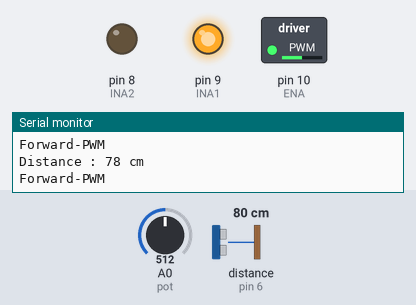
Recording of a sketch running on a simulated Arduino Uno, built with avr-gcc and run on an emulated ATmega328P. Parts: switched loads named in the sketch (green lamp = pin HIGH), output pins drawn as LEDs (lit = HIGH), the last lines printed to the serial monitor. Wiring (inferred from the names in the program): ultrasonic range finder: trigger pin 7; echo pin 6. The test bench sets the inputs (shaded band); at power-on: A0 (pot) = 512, distance to the obstacle (sensor on pin 6) 80 cm. The echo pulse lasts 58.3 µs per cm; pins used as bus, display or sensor lines are not drawn.

Above: at 5.2 s.
5.3 s: A0 (pot) set to 716
At 6.3 s:
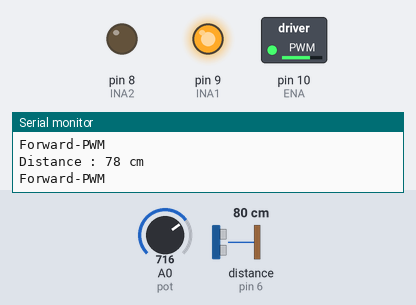
7.0 s: A0 (pot) set to 900
At 8.1 s:
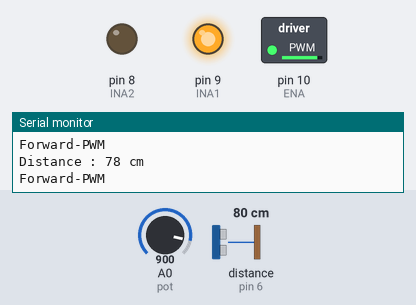
8.5 s: A0 (pot) set to 0
At 9.7 s:
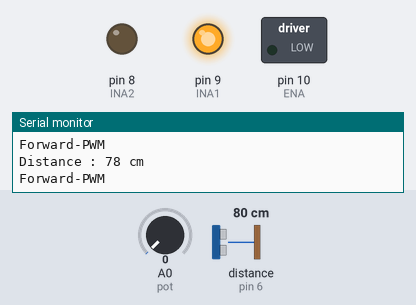
10.0 s: distance to the obstacle (sensor on pin 6) set to 13 cm
11.5 s: distance to the obstacle (sensor on pin 6) set to 9 cm
At 12.8 s:
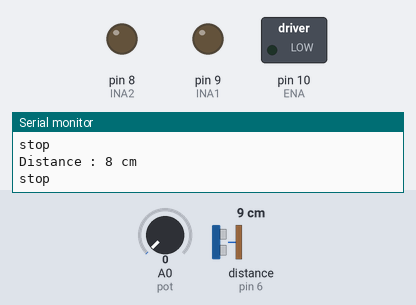
14.5 s: distance to the obstacle (sensor on pin 6) set to 18 cm
At 15.3 s:
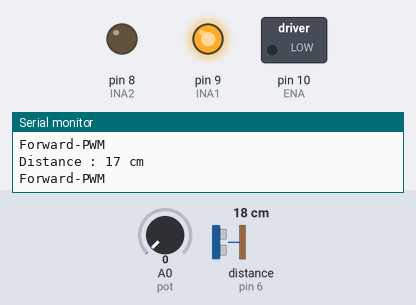
Timing chart, 0 to 17.0 s (numbered marks = the images above; inputs shaded):
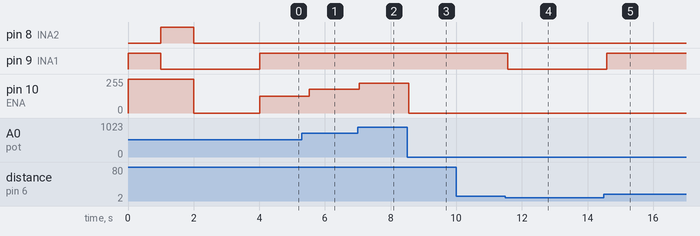

Measured:
- the behaviour switches between 12 and 11 cm on distance to the obstacle (sensor on pin 6) (found by bisection; images 3 and 4)
- after the input at 5.3 s, pin 10 (ENA): 127/255 → 178/255 after 0.22 s
- after the input at 7.0 s, pin 10 (ENA): 178/255 → 224/255 at once
- after the input at 8.5 s, pin 10 (ENA): 224/255 → 0/255 after 0.06 s
- after the input at 11.5 s, pin 9 (INA1): HIGH → LOW after 0.08 s
- after the input at 14.5 s, pin 9 (INA1): LOW → HIGH after 0.08 s

The sketch:

dc_ultasonic_potentiometer.ino
```cpp
#define TRIG 7 //TRIG 핀 설정 (초음파 보내는 핀)
#define ECHO 6 //ECHO 핀 설정 (초음파 받는 핀)

int ENA = 10;
int INA1 = 9;
int INA2 = 8;
int pot = A0;

void setup()
{
  pinMode(TRIG, OUTPUT);
  pinMode(ECHO, INPUT);
  Serial.begin(9600);
  pinMode(ENA, OUTPUT);
  pinMode(INA1, OUTPUT);
  pinMode(INA2, OUTPUT);
  pinMode(pot, INPUT);

  digitalWrite(ENA, LOW);
  digitalWrite(INA1, LOW);
  digitalWrite(INA2, LOW);

  Serial.println("DC motor test");

  Serial.println("Forward ");
  digitalWrite(ENA, HIGH);
  digitalWrite(INA1, HIGH);
  digitalWrite(INA2, LOW);
  delay(1000);

  Serial.println("Backward");
  digitalWrite(ENA, HIGH);
  digitalWrite(INA1, LOW);
  digitalWrite(INA2, HIGH);
  delay(1000);

  Serial.println("stop");
  digitalWrite(ENA, LOW);
  digitalWrite(INA1, LOW);
  digitalWrite(INA2, LOW);
  delay(2000);
}

void loop()
{
  long duration, distance;
  digitalWrite(TRIG, LOW);
  delayMicroseconds(2);
  digitalWrite(TRIG, HIGH);
  delayMicroseconds(10);
  digitalWrite(TRIG, LOW);

  duration = pulseIn (ECHO, HIGH);

  distance = duration * 17 / 1000; //초음파의 반사 시간을 거리로 환산
  Serial.print("\nDistance : ");
  Serial.print(distance); //측정된 물체로부터 거리값(cm값)을 보여줍니다.
  Serial.println(" cm");
  if (distance<= 10){//거리가 10이하라면
    Serial.println("stop");
    digitalWrite(ENA, LOW);
    digitalWrite(INA1, LOW);
    digitalWrite(INA2, LOW);
    delay(1000);
  }
  else{
    Serial.println("Forward-PWM");
    int resistance = analogRead(pot);
    int motor = map(resistance, 0, 1023, 0, 255);
    analogWrite(ENA, motor);
    digitalWrite(INA1, HIGH);
    digitalWrite(INA2, LOW);
    delay(500);
  }
}
```
